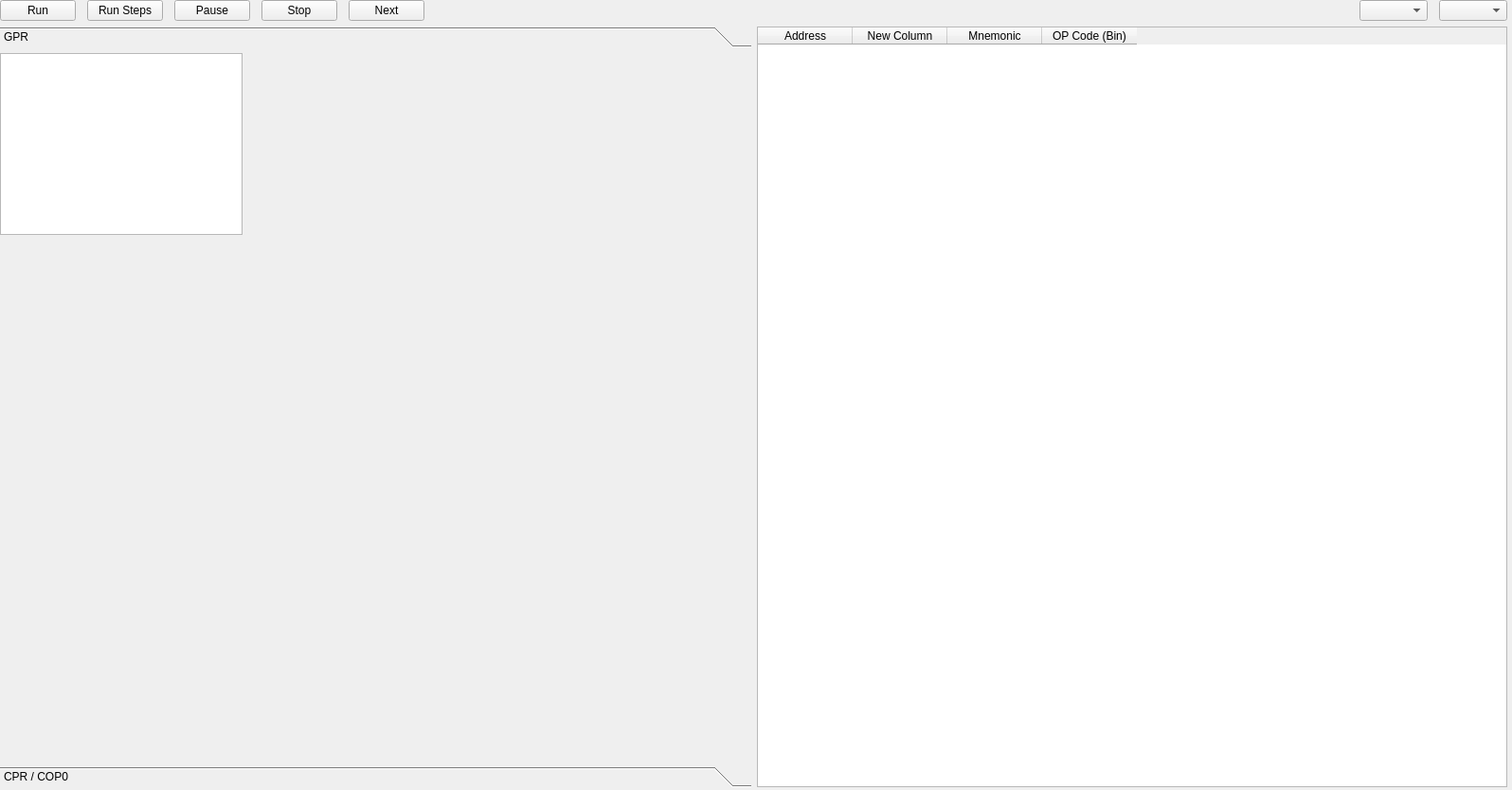
<?xml version="1.0" encoding="UTF-8"?>
<ui version="4.0">
 <class>Form</class>
 <widget class="QWidget" name="Form">
  <property name="geometry">
   <rect>
    <x>0</x>
    <y>0</y>
    <width>1596</width>
    <height>834</height>
   </rect>
  </property>
  <property name="windowTitle">
   <string>Form</string>
  </property>
  <widget class="QWidget" name="verticalLayoutWidget">
   <property name="geometry">
    <rect>
     <x>0</x>
     <y>0</y>
     <width>1591</width>
     <height>831</height>
    </rect>
   </property>
   <layout class="QVBoxLayout" name="verticalLayout">
    <item>
     <layout class="QHBoxLayout" name="horizontalLayout">
      <property name="spacing">
       <number>12</number>
      </property>
      <item>
       <widget class="QPushButton" name="pushButton">
        <property name="text">
         <string>Run</string>
        </property>
        <property name="icon">
         <iconset theme="SP_MediaPlay"/>
        </property>
       </widget>
      </item>
      <item>
       <widget class="QPushButton" name="pushButton_2">
        <property name="text">
         <string>Run Steps</string>
        </property>
       </widget>
      </item>
      <item>
       <widget class="QPushButton" name="pushButton_4">
        <property name="text">
         <string>Pause</string>
        </property>
       </widget>
      </item>
      <item>
       <widget class="QPushButton" name="pushButton_5">
        <property name="text">
         <string>Stop</string>
        </property>
       </widget>
      </item>
      <item>
       <widget class="QPushButton" name="pushButton_3">
        <property name="text">
         <string>Next</string>
        </property>
       </widget>
      </item>
      <item>
       <spacer name="horizontalSpacer">
        <property name="orientation">
         <enum>Qt::Horizontal</enum>
        </property>
        <property name="sizeHint" stdset="0">
         <size>
          <width>40</width>
          <height>20</height>
         </size>
        </property>
       </spacer>
      </item>
      <item>
       <widget class="QComboBox" name="comboBoxBios"/>
      </item>
      <item>
       <widget class="QComboBox" name="comboBoxCD"/>
      </item>
     </layout>
    </item>
    <item>
     <layout class="QHBoxLayout" name="horizontalLayout_2">
      <item>
       <widget class="QToolBox" name="toolBox">
        <property name="currentIndex">
         <number>0</number>
        </property>
        <widget class="QWidget" name="pageGPR">
         <property name="geometry">
          <rect>
           <x>0</x>
           <y>0</y>
           <width>791</width>
           <height>729</height>
          </rect>
         </property>
         <attribute name="label">
          <string>GPR</string>
         </attribute>
         <widget class="QTableWidget" name="tableWidgetGPR">
          <property name="geometry">
           <rect>
            <x>0</x>
            <y>0</y>
            <width>256</width>
            <height>192</height>
           </rect>
          </property>
         </widget>
        </widget>
        <widget class="QWidget" name="tableWidgetGPR">
         <property name="geometry">
          <rect>
           <x>0</x>
           <y>0</y>
           <width>791</width>
           <height>729</height>
          </rect>
         </property>
         <attribute name="label">
          <string>CPR / COP0</string>
         </attribute>
        </widget>
       </widget>
      </item>
      <item>
       <widget class="QTableWidget" name="tableWidgetHistory">
        <property name="columnCount">
         <number>4</number>
        </property>
        <column>
         <property name="text">
          <string>Address</string>
         </property>
        </column>
        <column>
         <property name="text">
          <string>New Column</string>
         </property>
        </column>
        <column>
         <property name="text">
          <string>Mnemonic</string>
         </property>
        </column>
        <column>
         <property name="text">
          <string>OP Code (Bin)</string>
         </property>
        </column>
       </widget>
      </item>
     </layout>
    </item>
   </layout>
  </widget>
 </widget>
 <resources/>
 <connections/>
</ui>
